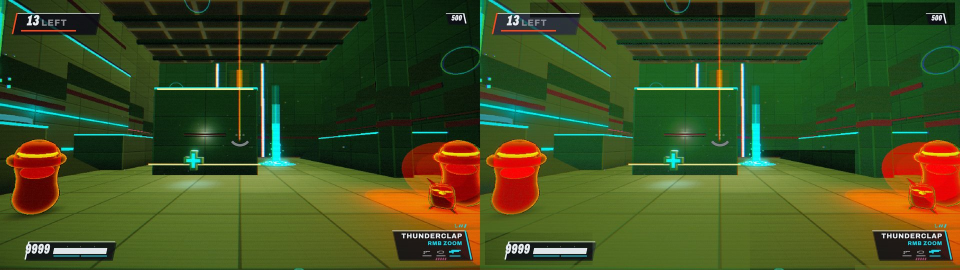
#> input picture Research/2026-10-27-wave72/L/evidence/lit72-sim/shot-N29-T65-n52-spire-v2-mid36.pair.jpg, 1920 x 540 px, given as the content of the folder /evidence/lit72-sim/shot-N29-T65-n52-spire-v2-mid36.pair.jpg, which was not available (shown at 1/2 size)
$ python n55-r-flat.py ../../Research/2026-10-27-wave72/L/evidence/lit72-sim/shot-N29-T65-n52-spire-v2-mid36.pair.jpg
#> lines starting #> are read from the running program, lines starting #| are printed output that depends on the picture; pictures that were not available may be replaced by others from this repository, and a replacement may not be noted
# NIGHT55 builder R (P1-doorDark, critic-ggproxy #9): the flat-frame meter. For every frame of a reel folder, the luma standard deviation
# (Rec. 601 luma, 0-1) over the WORLD area: the HUD's corners and the gun's quadrant are masked out (they stay detailed when the world is one
# flat colour, as on n54-freeze vk verbs37 f0950). A frame is FLAT when its world luma std < 0.03 (the critic's threshold).
#   python -I Tools/night/n55-r-flat.py <frames dir> [<frames dir> ...]   e.g. Logs/feel/n54-freeze/vk/verbs37
# Prints one line per flat frame and a total per folder; exit 1 when any frame is flat. Needs Pillow (PIL).
import os, sys
from PIL import Image

TH = 0.03


def world_std(path):
    im = Image.open(path).convert('L')
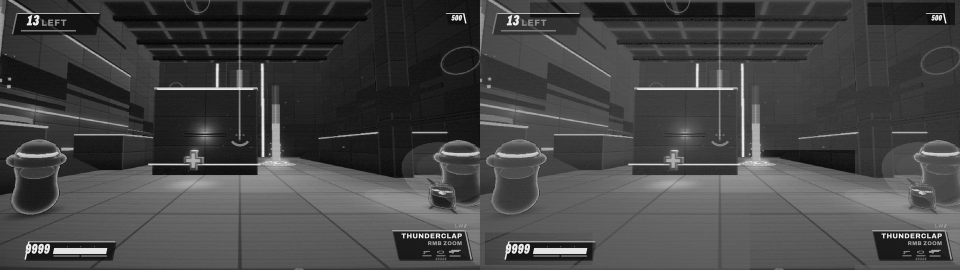
#> im: PIL image 1920x540 L (shown at 1/2 size); min 0, max 255, mean 69.3
    w, h = im.size
#> w = 1920; h = 540
    im = im.resize((w // 8, h // 8))
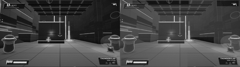
#> im: PIL image 240x67 L; min 7, max 231, mean 69.3
    w, h = im.size
#> w = 240; h = 67
    px = im.load()
    vals = []
    for y in range(h):
        for x in range(w):
            fx, fy = x / w, y / h
            if fy < 0.25 and (fx < 0.25 or fx > 0.70):  # the counter plate, the style meter
                continue
            if fy < 0.22 and 0.40 < fx < 0.60:  # the zone plate and the hint line
                continue
            if fy > 0.55 and fx > 0.52:  # the gun and the weapon plate
                continue
            if fy > 0.85 and fx < 0.30:  # the health bar
                continue
            vals.append(px[x, y] / 255.0)
#> after the loop, vals = 8978 values, max 0.776 at index 6391, min 0.0275 at index 6636, mean 0.254
    n = len(vals)
#> n = 8978
    m = sum(vals) / n
#> m = 0.254
    return (sum((v - m) ** 2 for v in vals) / n) ** 0.5, m


bad_all = 0
for d in sys.argv[1:]:
    fs = sorted(f for f in os.listdir(d) if f.lower().endswith(('.jpg', '.png')))
    bad = []
    lo = None
    for f in fs:
        s, m = world_std(os.path.join(d, f))
        if lo is None or s < lo[0]:
            lo = (s, f)
#> lo = (0.13, 'shot-N29-T65-n52-spire-v2-mid36.pair.jpg')
        if s < TH:
            bad.append((f, s, m))
    for f, s, m in bad:
        print('  FLAT %s/%s world luma std %.4f (mean %.3f)' % (d, f, s, m))
    print('n55-r-flat %s: %d frames, %d flat (std < %.2f); lowest %.4f at %s' % (d, len(fs), len(bad), TH, lo[0] if lo else -1, lo[1] if lo else '-'))
#| n55-r-flat ../../Research/2026-10-27-wave72/L/evidence/lit72-sim/shot-N29-T65-n52-spire-v2-mid36.pair.jpg: 1 frames, 0 flat (std < 0.03); lowest 0.1302 at shot-N29-T65-n52-spire-v2-mid36.pair.jpg
    bad_all += len(bad)
sys.exit(1 if bad_all else 0)
#> (the program exits here)
